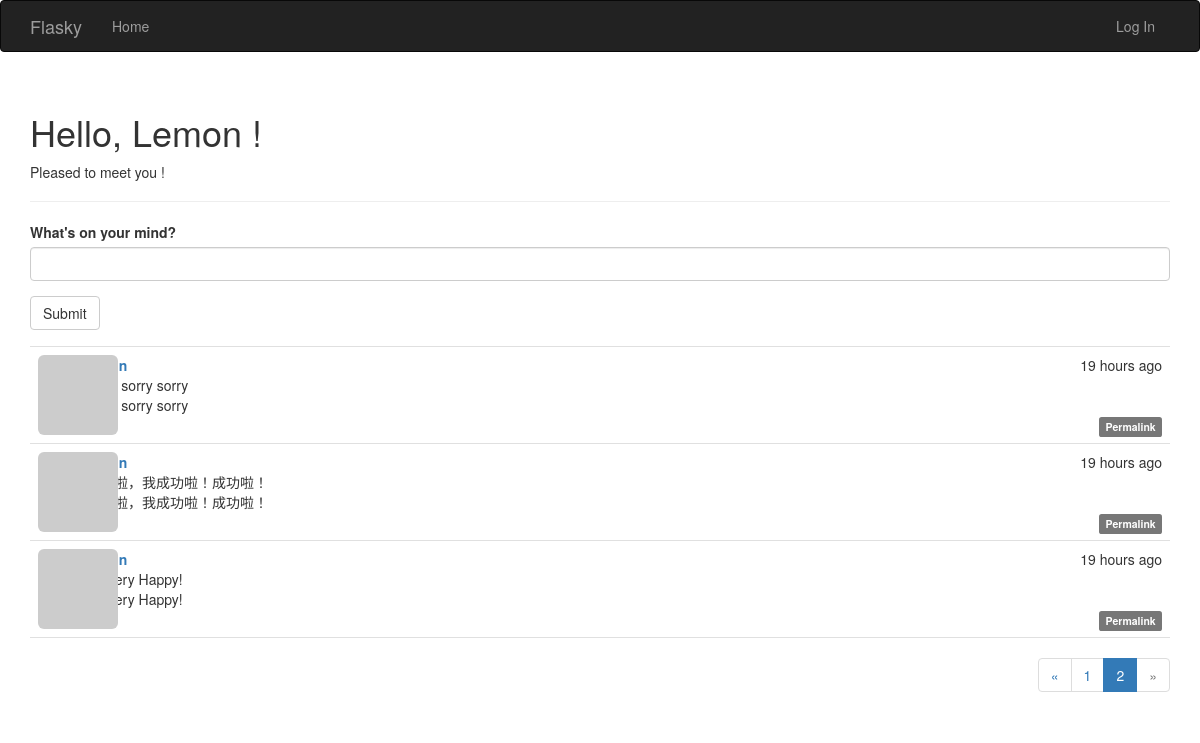
Screenshot of /?page=2 with the database file from the repository.
### app/models.py (models this page shows, shortened)
class Post(db.Model):
    __tablename__ = 'posts'
    id = db.Column(db.Integer, primary_key=True)
    body = db.Column(db.Text)
    body_html = db.Column(db.Text)
    timestamp = db.Column(db.DateTime, index=True, default=datetime.utcnow)
    author_id = db.Column(db.Integer, db.ForeignKey('users.id'))

### app/main/views.py (the view)
@main.route('/', methods=['GET', 'POST'])
def index():
    form = PostForm()
    if form.validate_on_submit():
        post = Post(body=form.body.data,
                    author=current_user._get_current_object())
        db.session.add(post)
        return redirect(url_for('.index'))
    page = request.args.get('page', 1, type=int)
    pagination = Post.query.order_by(Post.timestamp.desc()).paginate(
        page, per_page=current_app.config['FLASKY_POSTS_PER_PAGE'],
        error_out=False)
    posts = pagination.items
    return render_template('index_basic.html', form=form, posts=posts,
                           pagination=pagination)

### app/main/forms.py
class PostForm(Form):
    body = PageDownField("What's on your mind?", validators=[Required()])
    submit = SubmitField('Submit')

### app/auth/views.py (called while the page is built)
@auth.before_app_request
def before_request():
	if current_user.is_authenticated:
	    current_user.ping()   # Update logged-in user access time
	    if not current_user.confirmed \
	            and request.endpoint[:5] != 'auth.' \
	            and request.endpoint != 'static':   # Filter unconfirmed accounts
	        return redirect(url_for('auth.unconfirmed'))

### app/main/__init__.py (called while the page is built)
@main.app_context_processor
def inject_permissions():
	return dict(Permission=Permission)

### app/models.py (called while the page is built)
	def gravatar(self, size=100, default='identicon', rating='g'):
		if request.is_secure:
			url = 'https://secure.gravatar.com/avatar'
		else:
			url = 'http://www.gravatar.com/avatar'
		hash = self.avatar_hash or hashlib.md5(
            self.email.encode('utf-8')).hexdigest()
		return '{url}/{hash}?s={size}&d={default}&r={rating}'.format(
            url=url, hash=hash, size=size, default=default, rating=rating)

	def is_administrator(self):
		return False

### app/templates/index_basic.html (shortened to what this page needs)
{% extends "base_basic.html" %}
{% import "bootstrap/wtf.html" as wtf %}
{% import "_macros.html" as macros %}
{% block page_content %}
<div class="page-header">
	<h1>Hello,
		{% if current_user.is_authenticated %}
		{{ current_user.username | capitalize }}
		{% else %}
		Lemon
		{% endif %}!
	</h1>
	{% if not known %}
	<p>Pleased to meet you !</p>
	{% else %}
	<p>Happy to see you again !</p>
	{% endif %}
</div>
<div>
    {{ wtf.quick_form(form) }}
</div>
{% include '_posts.html' %}
{% if pagination %}
<div class="pagination">
	{{ macros.pagination_widget(pagination, '.index') }}
</div>
{% endif %}
{% endblock %}

### app/templates/_posts.html (shortened to what this page needs)
<ul class="posts">
    {% for post in posts %}
    <li class="post">
        <div class="post-thumbnail">
            <a href="{{ url_for('.user', username=post.author.username) }}">
                <img class="img-rounded profile-thumbnail" src="{{ post.author.gravatar(size=40) }}">
            </a>
        </div>
        <div class="post-content">
            <div class="post-date">{{ moment(post.timestamp).fromNow() }}</div>
            <div class="post-author">
            	<a href="{{ url_for('.user', username=post.author.username) }}">
            	</a>
            </div>
            <div class="post-body">{{ post.body }}</div>
            <div class="post-body">
                {% if post.body_html %}
                    {{ post.body_html | safe }}
                {% else %}
                    {{ post.body }}
                {% endif %}
            </div>
            <div class="post-footer">
                <a href="{{ url_for('.post', id=post.id) }}">
                    <span class="label label-default">Permalink</span>
                </a>
            </div>
        </div>
    </li>
    {% endfor %}
</ul>

### app/static/styles.css (style rules this page uses)
.profile-thumbnail { position: absolute; }
ul.posts { list-style-type: none; padding: 0px; margin: 16px 0px 0px 0px; border-top: 1px solid #e0e0e0; }
ul.posts li.post { padding: 8px; border-bottom: 1px solid #e0e0e0; }
div.post-date { float: right; }
div.post-author { font-weight: bold; }
div.post-thumbnail { position: absolute; }
div.post-content { margin-left: 48px; min-height: 48px; }
div.post-footer { text-align: right; }
div.pagination { width: 100%; text-align: right; padding: 0px; margin: 0px; }

### rows the page displays
Post: timestamp "19 hours ago", body "sorry sorry sorry"
Post: timestamp "19 hours ago", body "啦啦啦，我成功啦！成功啦！"
Post: timestamp "19 hours ago", body "I'm very Happy!"

### other values shown
{{ p }} "1"
{{ p }} "2"
